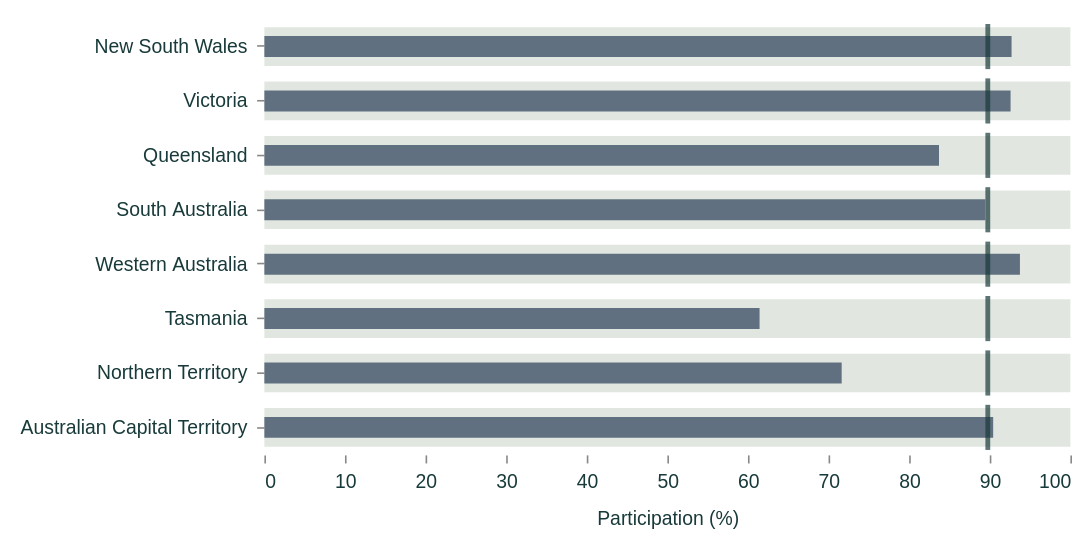

The specification (Vega-Lite) saved for this image:
### Vega-Lite specification from a JSON file in a GitHub repository (floating-point values rounded to 4 significant figures)
{"$schema": "https://vega.github.io/schema/vega-lite/v5.json", "background": "transparent", "padding": 12, "config": {"font": "Arial", "view": {"stroke": null}, "axis": {"labelFontSize": 12, "titleFontSize": 12, "titleFontWeight": "normal", "labelColor": "#193a3a", "titleColor": "#193a3a", "domain": false, "gridColor": "#e1e5dd", "labelPadding": 6, "titlePadding": 12}, "legend": {"orient": "bottom", "titleLimit": 300, "labelLimit": 220, "labelFontSize": 11, "titleFontSize": 11, "titleFontWeight": "normal"}, "title": {"anchor": "start", "fontSize": 14, "color": "#193a3a"}}, "width": 500, "height": 270, "data": {"values": [{"state": "New South Wales", "participation": 92.7, "national": 89.76}, {"state": "Victoria", "participation": 92.58, "national": 89.76}, {"state": "Queensland", "participation": 83.7, "national": 89.76}, {"state": "South Australia", "participation": 89.45, "national": 89.76}, {"state": "Western Australia", "participation": 93.74, "national": 89.76}, {"state": "Tasmania", "participation": 61.44, "national": 89.76}, {"state": "Northern Territory", "participation": 71.63, "national": 89.76}, {"state": "Australian Capital Territory", "participation": 90.42, "national": 89.76}]}, "encoding": {"y": {"field": "state", "type": "nominal", "title": null, "sort": ["New South Wales", "Victoria", "Queensland", "South Australia", "Western Australia", "Tasmania", "Northern Territory", "Australian Capital Territory"]}}, "layer": [{"mark": {"type": "bar", "color": "#e1e7e0", "size": 24}, "encoding": {"x": {"datum": 100, "type": "quantitative", "scale": {"domain": [0, 100]}, "title": "Participation (%)"}}}, {"mark": {"type": "bar", "color": "#607080", "size": 13}, "encoding": {"x": {"field": "participation", "type": "quantitative", "scale": {"domain": [0, 100]}, "title": "Participation (%)"}, "tooltip": [{"field": "state", "title": "State / territory"}, {"field": "participation", "title": "Participation (%)", "format": ".1f"}, {"field": "national", "title": "National reference (%)", "format": ".1f"}], "opacity": {"condition": {"test": "focus_state === 'All states' || datum.state === focus_state", "value": 1}, "value": 0.25}}}, {"mark": {"type": "tick", "color": "#193a3a", "thickness": 3, "size": 28}, "encoding": {"x": {"field": "national", "type": "quantitative"}}}], "params": [{"name": "focus_state", "value": "All states"}]}
